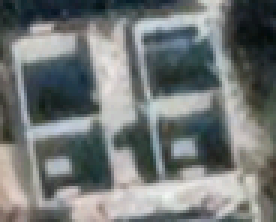
#> input picture Session 6/dataset/roofless/1 (1).png, 92 x 74 px (shown 3 times larger); its folder holds only this picture in this run
$ jupyter execute --allow-errors Clustring.ipynb
#> lines starting #> are read from the running program, lines starting #| are printed output that depends on the picture
# تجميع صور الأسطح باستخدام HOG و K-Means

هذه نسخة مبسطة من الدفتر. الهدف أن تكون الخطوات واضحة لطالب جامعي: نقرأ الصور، نحول كل صورة إلى أرقام بسيطة باستخدام HOG، ثم نستخدم K-Means لتقسيم الصور إلى مجموعتين.

## 1. استيراد المكتبات

[cell 1]
import os
import shutil
from collections import Counter

import cv2
import numpy as np
import matplotlib.pyplot as plt

from skimage.feature import hog
from sklearn.cluster import KMeans
from sklearn.decomposition import PCA
from sklearn.metrics import silhouette_score
from sklearn.preprocessing import StandardScaler

## 2. الإعدادات الأساسية

[cell 2]
DATASET_PATH = "dataset"
OUTPUT_PATH = "output_clusters"

CLASSES = ["roofless", "withroof"]
IMAGE_EXTENSIONS = (".jpg", ".jpeg", ".png", ".bmp", ".webp")

IMAGE_SIZE = (128, 128)
N_CLUSTERS = 2
RANDOM_STATE = 42

# إعدادات HOG: كلما كبرت الخلية قل تأثير التفاصيل الصغيرة والضجيج.
HOG_ORIENTATIONS = 3 #0,20,40,60,80,100,120,140,160
HOG_PIXELS_PER_CELL = (32,32) #cell pixcels
HOG_CELLS_PER_BLOCK = (2, 2) #each block multiple cells

## 3. قراءة الصور من المجلدات

[cell 3]
def load_images():
    images = []
    image_paths = []
    true_labels = []

    for label in CLASSES:
        folder = os.path.join(DATASET_PATH, label)

        if not os.path.isdir(folder):
            print("لم يتم العثور على المجلد:", folder)
            continue

        for file_name in sorted(os.listdir(folder)):
            if not file_name.lower().endswith(IMAGE_EXTENSIONS):
                continue

            path = os.path.join(folder, file_name)
            image = cv2.imread(path)
#> image is the input picture: shape (74, 92, 3); mean B, G, R 118.4, 119.2, 114.3

            if image is None:
                print("تعذر قراءة الصورة:", path)
                continue

            image = cv2.resize(image, IMAGE_SIZE, interpolation=cv2.INTER_AREA)
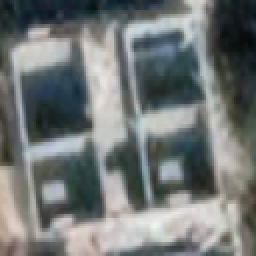
#> image: shape (128, 128, 3) (shown 2 times larger); mean B, G, R 118.3, 119.1, 114.3
            images.append(image)
            image_paths.append(path)
            true_labels.append(label)
#> pass 2 of the loop in load_images, `for label in CLASSES:`:
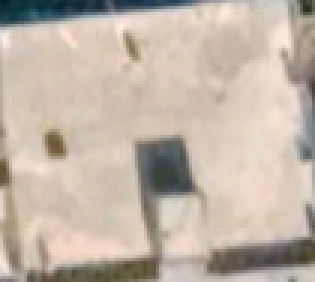
#> input picture Session 6/dataset/withroof/112 (1).png, 105 x 94 px (shown 3 times larger)
#> in load_images, image is the input picture: shape (94, 105, 3); mean B, G, R 167.8, 180.5, 193.3
#> in load_images, `image = cv2.resize(image, IMAGE_SIZE, interpolation=cv2.INTER_AREA)`:
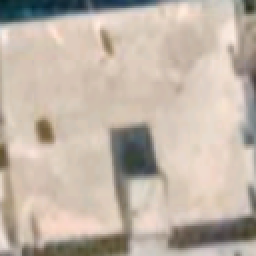
#> image: shape (128, 128, 3) (shown 2 times larger); mean B, G, R 167.7, 180.5, 193.2

    return images, image_paths, true_labels


images, image_paths, true_labels = load_images()
#> images = 2 items; image_paths = ['dataset/roofless/1 (1).png', 'dataset/withroof/112 (1).png']; true_labels = ['roofless', 'withroof']
len(true_labels)
print(image_paths[0]+" , "+true_labels[0])
#| dataset/roofless/1 (1).png , roofless

[cell 4]
Counter(true_labels)
#> Out = {'roofless': 1, 'withroof': 1}

[cell 5]
print("عدد الصور:", len(images))
#| عدد الصور: 2
print("توزيع الصور:", dict(Counter(true_labels)))
#| توزيع الصور: {'roofless': 1, 'withroof': 1}

if len(images) == 0:
    raise ValueError("لم يتم العثور على أي صور داخل مجلد dataset.")

if len(images) < N_CLUSTERS:
    raise ValueError("عدد الصور يجب أن يكون أكبر أو يساوي عدد العناقيد.")

## 4. استخراج ميزات HOG

ميزة HOG تلخص اتجاهات الحواف داخل الصورة. بدل أن نعطي الخوارزمية الصورة كاملة، نعطيها أرقامًا تمثل شكل الحواف.

[cell 6]
features = []
for image in images:
    gray = cv2.cvtColor(image, cv2.COLOR_BGR2GRAY)
    gray = cv2.GaussianBlur(gray, (3, 3), 0)

    image_features = hog(
        gray,
        orientations=HOG_ORIENTATIONS,
        pixels_per_cell=HOG_PIXELS_PER_CELL,
        cells_per_block=HOG_CELLS_PER_BLOCK,
        block_norm="L2-Hys",
        transform_sqrt=True,
        feature_vector=True
    )

    features.append(image_features)
#> this loop made 2 passes
#> pass 1, `gray = cv2.GaussianBlur(gray, (3, 3), 0)`:
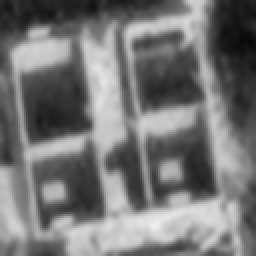
#> gray: shape (128, 128) (shown 2 times larger); min 10, max 240, mean 117.6
#> pass 2, `gray = cv2.cvtColor(image, cv2.COLOR_BGR2GRAY)`:
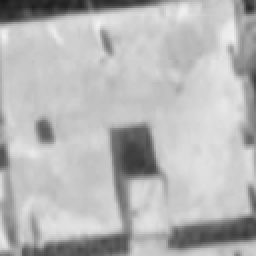
#> gray: shape (128, 128) (shown 2 times larger); min 24, max 242, mean 182.8
#> after the loop, features = 2 items

features = np.array(features)
features_scaled = StandardScaler().fit_transform(features)

print("شكل مصفوفة الميزات:", features_scaled.shape)
#| شكل مصفوفة الميزات: (2, 108)

[cell 7]
features[0]
#> Out = 108 values, max 0.336 at index 25, min 0.0727 at index 49, mean 0.281

## 5. تطبيق K-Means

[cell 8]
kmeans = KMeans(
    n_clusters=N_CLUSTERS,
    random_state=RANDOM_STATE,
    n_init=20
)

cluster_labels = kmeans.fit_predict(features_scaled)
#> cluster_labels = [0, 1]
print("أرقام العناقيد لأول 10 صور:", cluster_labels[:10])
#| أرقام العناقيد لأول 10 صور: [0 1]

number_of_groups = len(set(cluster_labels))
#> number_of_groups = 2
if 1 < number_of_groups < len(images):
    score = silhouette_score(features_scaled, cluster_labels)
    print("Silhouette Score:", round(score, 3))

[cell 9]
cluster_labels
#> Out = [0, 1]

## 6. حفظ الصور حسب العنقود

[cell 10]
if os.path.exists(OUTPUT_PATH):
    shutil.rmtree(OUTPUT_PATH)

for path, cluster_id in zip(image_paths, cluster_labels):
    cluster_folder = os.path.join(OUTPUT_PATH, f"cluster_{cluster_id}")
    os.makedirs(cluster_folder, exist_ok=True)

    file_name = os.path.basename(path)
    new_path = os.path.join(cluster_folder, file_name)
    shutil.copy(path, new_path)
#> this loop made 2 passes
#> (path, cluster_id) on passes 1 to 2: ('dataset/roofless/1 (1).png', 0), ('dataset/withroof/112 (1).png', 1)
print("تم حفظ النتائج داخل:", OUTPUT_PATH)
#| تم حفظ النتائج داخل: output_clusters

## 7. تحليل نتيجة التجميع

سنقارن كل عنقود مع أسماء المجلدات الأصلية لمعرفة الفئة الغالبة داخله.

[cell 11]
cluster_majority = {}
correct_images = 0

print("===== تحليل العناقيد =====")

for cluster_id in sorted(set(cluster_labels)):
    labels_in_cluster = []

    for i, label in enumerate(true_labels):
        if cluster_labels[i] == cluster_id:
            labels_in_cluster.append(label)

    counts = Counter(labels_in_cluster)
    majority_label, majority_count = counts.most_common(1)[0]

    cluster_majority[cluster_id] = majority_label
    correct_images += majority_count

    print("\nCluster", cluster_id)
    print("عدد الصور:", len(labels_in_cluster))
    print("التوزيع:", dict(counts))
    print("الفئة الغالبة:", majority_label)
#> this loop made 2 passes
#> (counts, majority_label, majority_count, correct_images) on passes 1 to 2: ({'roofless': 1}, 'roofless', 1, 1), ({'withroof': 1}, 'withroof', 1, 2)
#| Cluster 0
#| عدد الصور: 1
#| التوزيع: {'roofless': 1}
#| الفئة الغالبة: roofless
#| Cluster 1
#| عدد الصور: 1
#| التوزيع: {'withroof': 1}
#| الفئة الغالبة: withroof
#> after the loop, cluster_majority = {0: 'roofless', 1: 'withroof'}; correct_images = 2

accuracy = correct_images / len(true_labels)
#> accuracy = 1
wrong_images = len(true_labels) - correct_images
#> wrong_images = 0

print("\nالدقة التقريبية:", f"{accuracy:.2%}")
#| الدقة التقريبية: 100.00%
print("عدد الصور غير المتوافقة مع أغلبية عنقودها:", wrong_images)
#| عدد الصور غير المتوافقة مع أغلبية عنقودها: 0

[cell 12]
cluster_labels
#> Out = [0, 1]

[cell 13]
true_labels
#> Out = ['roofless', 'withroof']

[cell 14]
cluster_majority = {}
correct_images = 0

print("===== تحليل العناقيد =====")
cluster_id=1
labels_in_cluster = []

for i, label in enumerate(true_labels):
    if cluster_labels[i] == cluster_id:
        labels_in_cluster.append(label)
#> this loop made 2 passes
#> after the loop, labels_in_cluster = ['withroof']
labels_in_cluster
#> Out = ['withroof']

[cell 15]
counts = Counter(labels_in_cluster)
majority_label, majority_count = counts.most_common(1)[0]
majority_count
#> Out = 1

[cell 16]
cluster_majority[cluster_id] = majority_label
cluster_majority
#> Out = {1: 'withroof'}

[cell 17]
correct_images += majority_count
#> correct_images = 1

print("\nCluster", cluster_id)
print("عدد الصور:", len(labels_in_cluster))
#| عدد الصور: 1
print("التوزيع:", dict(counts))
#| التوزيع: {'withroof': 1}
print("الفئة الغالبة:", majority_label)
#| الفئة الغالبة: withroof

accuracy = correct_images / len(true_labels)
#> accuracy = 0.5
wrong_images = len(true_labels) - correct_images
#> wrong_images = 1

print("\nالدقة التقريبية:", f"{accuracy:.2%}")
#| الدقة التقريبية: 50.00%
print("عدد الصور غير المتوافقة مع أغلبية عنقودها:", wrong_images)
#| عدد الصور غير المتوافقة مع أغلبية عنقودها: 1

#> (a cell that did not finish here is left out)

[cell 19]
cluster_majority
#> Out = {1: 'withroof'}

## 8. استخراج الصور المشبوهة

الصورة المشبوهة هي صورة موجودة في مجلد معين، لكن العنقود الذي دخلت فيه أغلبه من المجلد الآخر.

[cell 20]
suspicious = []

#> (the rest of this cell did not finish here and is left out)

[cell 21]
suspicious

## 9. رسم العناقيد في بعدين باستخدام PCA

[cell 22]
pca = PCA(n_components=2, random_state=RANDOM_STATE)
features_2d = pca.fit_transform(features_scaled)
#> features_2d = [[-10.39, 1.28e-14], [10.39, 1.28e-14]]

plt.figure(figsize=(8, 6))

for cluster_id in sorted(set(cluster_labels)):
    mask = cluster_labels == cluster_id
    plt.scatter(
        features_2d[mask, 0],
        features_2d[mask, 1],
        s=60,
        label=f"Cluster {cluster_id}"
    )
#> this loop made 2 passes

plt.title("Image Clustering using HOG + K-Means")
plt.xlabel("PCA 1")
plt.ylabel("PCA 2")
plt.grid(True)
plt.legend()
plt.show()
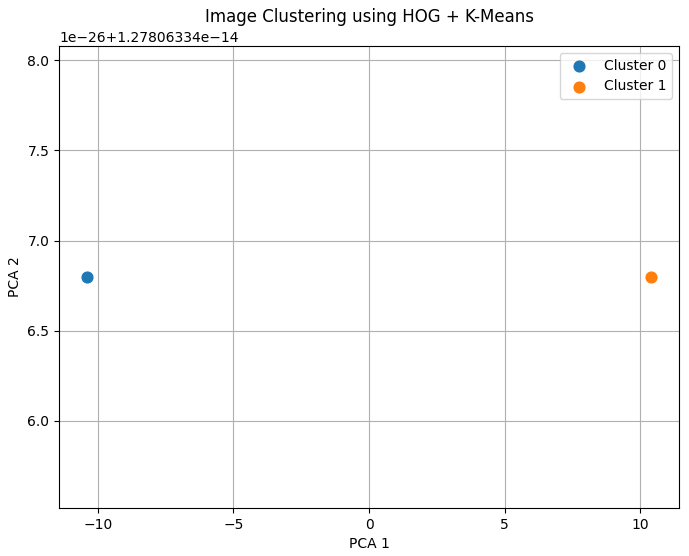
#> figure drawn by matplotlib, 1 panel

## 10. عرض أمثلة من كل عنقود

[cell 23]
for cluster_id in sorted(set(cluster_labels)):
    indexes = []

    for i, label in enumerate(cluster_labels):
        if label == cluster_id:
            indexes.append(i)

    indexes = indexes[:10]

    plt.figure(figsize=(12, 4))
    plt.suptitle(f"Cluster {cluster_id} - عدد الأمثلة المعروضة: {len(indexes)}")

    for plot_number, image_index in enumerate(indexes, start=1):
        image_rgb = cv2.cvtColor(images[image_index], cv2.COLOR_BGR2RGB)

        plt.subplot(2, 5, plot_number)
        plt.imshow(image_rgb)
        plt.axis("off")
    plt.tight_layout()
    plt.show()
#> this loop made 2 passes
#> indexes on passes 1 to 2: [0], [1]
